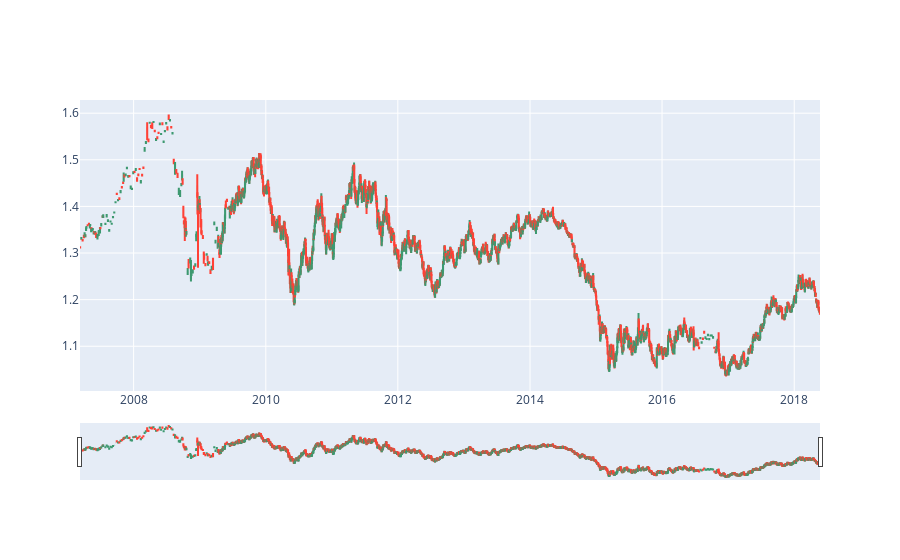

The notebook cell this image was saved under:
### Code cell
fig_iqr = go.Figure(data=[go.Candlestick(x=train_final['Time'],
                open=train_final['Open'],
                high=train_final['High'],
                low=train_final['Low'],
                close=train_final['Close'])])

# save the plot as a png
#fig_iqr.write_image("images/plots/candlestick_iqr.png")

fig_iqr.show()

### Figure 1 — Plotly figure (JSON) as saved in the notebook; plotly's stock layout.template omitted (floating-point values rounded to 4 significant figures; data arrays with more than 128 entries replaced by an {"elided": "..."} marker saying what was removed)
{"data": [{"close": {"elided": "2850 float values"}, "high": {"elided": "2850 float values"}, "low": {"elided": "2850 float values"}, "open": {"elided": "2850 float values"}, "type": "candlestick", "x": {"elided": "2850 str values"}}], "layout": {}}
